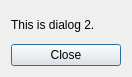
<?xml version="1.0" encoding="UTF-8"?>
<ui version="4.0">
 <class>Dialog2</class>
 <widget class="QDialog" name="Dialog2">
  <property name="geometry">
   <rect>
    <x>0</x>
    <y>0</y>
    <width>132</width>
    <height>77</height>
   </rect>
  </property>
  <property name="windowTitle">
   <string>Dialog 2</string>
  </property>
  <layout class="QGridLayout" name="gridLayout">
   <item row="0" column="0">
    <widget class="QLabel" name="label">
     <property name="text">
      <string>This is dialog 2.</string>
     </property>
    </widget>
   </item>
   <item row="1" column="0">
    <widget class="QPushButton" name="pushButtonClose">
     <property name="text">
      <string>Close</string>
     </property>
    </widget>
   </item>
  </layout>
 </widget>
 <resources/>
 <connections/>
</ui>
